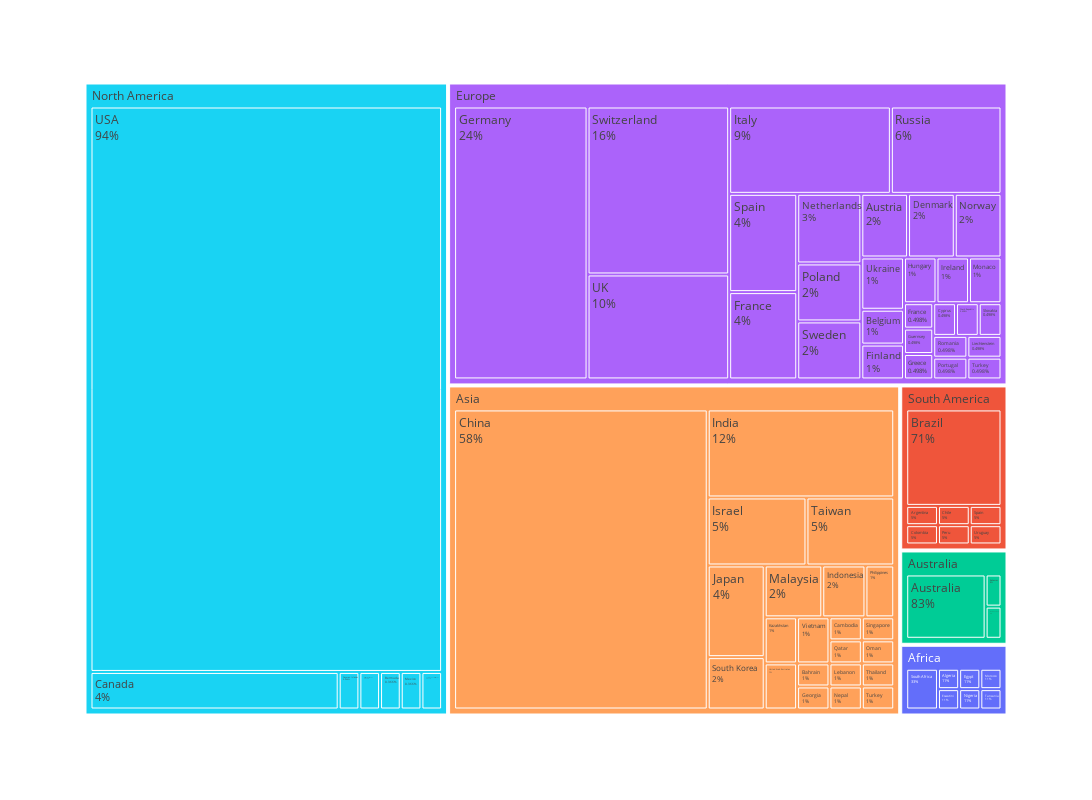

Notebook code for this chart:
### Code cell
fig = px.treemap(gr_cat, width=1280, height=800,
                 path=['Continent', 'Country'], values='size',
                 color='Continent')
fig.update_traces(textinfo="label+percent parent")
fig.show()

### Figure 1 — Plotly figure (JSON) as saved in the notebook; plotly's stock layout.template omitted (floating-point values rounded to 4 significant figures)
{"data": [{"branchvalues": "total", "customdata": [["Africa"], ["South America"], ["Australia"], ["Europe"], ["Australia"], ["Asia"], ["Europe"], ["Africa"], ["Europe"], ["Europe"], ["Asia"], ["Europe"], ["Europe"], ["Africa"], ["Europe"], ["Europe"], ["Europe"], ["Europe"], ["Europe"], ["South America"], ["Asia"], ["South America"], ["Europe"], ["North America"], ["North America"], ["Asia"], ["North America"], ["South America"], ["North America"], ["Asia"], ["Europe"], ["Asia"], ["South America"], ["South America"], ["Europe"], ["Asia"], ["Africa"], ["Europe"], ["Asia"], ["Europe"], ["Europe"], ["Asia"], ["Europe"], ["Europe"], ["Asia"], ["Asia"], ["Europe"], ["Africa"], ["Europe"], ["Europe"], ["Asia"], ["Asia"], ["Asia"], ["Asia"], ["Asia"], ["Europe"], ["Africa"], ["Asia"], ["Europe"], ["Australia"], ["North America"], ["Africa"], ["Europe"], ["Europe"], ["Asia"], ["Asia"], ["Asia"], ["Europe"], ["Asia"], ["Europe"], ["South America"], ["Europe"], ["North America"], ["North America"], ["Asia"], ["Africa"], ["Asia"], ["Australia"], ["Europe"], ["North America"], ["South America"]], "domain": {"x": [0, 1], "y": [0, 1]}, "hovertemplate": "labels=%{label}<br>size=%{value}<br>parent=%{parent}<br>id=%{id}<br>Continent=%{customdata[0]}<extra></extra>", "ids": ["Africa/Algeria", "South America/Argentina", "Australia/Australia", "Europe/Austria", "Australia/Bahamas", "Asia/Bahrain", "Europe/Belgium", "Africa/Eswatini", "Europe/Finland", "Europe/France ", "Asia/Georgia", "Europe/Guernsey", "Europe/Greece", "Africa/Egypt", "Europe/Hungary", "Europe/Germany", "Europe/Denmark", "Europe/France", "Europe/Cyprus", "South America/Colombia", "Asia/China", "South America/Chile", "Europe/Czech Republic", "North America/Cayman Islands", "North America/Canada", "Asia/Cambodia", "North America/British Virgin Islands", "South America/Brazil", "North America/Bermuda", "Asia/Indonesia", "Europe/Ireland", "Asia/India", "South America/Peru", "South America/Spain", "Europe/Spain", "Asia/South Korea", "Africa/South Africa", "Europe/Slovakia", "Asia/Singapore", "Europe/Russia", "Europe/Romania", "Asia/Qatar", "Europe/Portugal", "Europe/Poland", "Asia/Philippines", "Asia/Oman", "Europe/Liechtenstein", "Africa/Nigeria", "Europe/Norway", "Europe/Italy", "Asia/Japan", "Asia/Kazakhstan", "Asia/Lebanon", "Asia/Malaysia", "Asia/Israel", "Europe/Monaco", "Africa/Morocco", "Asia/Nepal", "Europe/Netherlands", "Australia/New Zealand", "North America/Mexico", "Africa/Tanzania", "Europe/Sweden", "Europe/Switzerland", "Asia/Taiwan", "Asia/Thailand", "Asia/Turkey", "Europe/Turkey", "Asia/United Arab Emirates", "Europe/Ukraine", "South America/Uruguay", "Europe/UK", "North America/Turks and Caicos Islands", "North America/USA", "Asia/Vietnam", "Africa", "Asia", "Australia", "Europe", "North America", "South America"], "labels": ["Algeria", "Argentina", "Australia", "Austria", "Bahamas", "Bahrain", "Belgium", "Eswatini", "Finland", "France ", "Georgia", "Guernsey", "Greece", "Egypt", "Hungary", "Germany", "Denmark", "France", "Cyprus", "Colombia", "China", "Chile", "Czech Republic", "Cayman Islands", "Canada", "Cambodia", "British Virgin Islands", "Brazil", "Bermuda", "Indonesia", "Ireland", "India", "Peru", "Spain", "Spain", "South Korea", "South Africa", "Slovakia", "Singapore", "Russia", "Romania", "Qatar", "Portugal", "Poland", "Philippines", "Oman", "Liechtenstein", "Nigeria", "Norway", "Italy", "Japan", "Kazakhstan", "Lebanon", "Malaysia", "Israel", "Monaco", "Morocco", "Nepal", "Netherlands", "New Zealand", "Mexico", "Tanzania", "Sweden", "Switzerland", "Taiwan", "Thailand", "Turkey", "Turkey", "United Arab Emirates", "Ukraine", "Uruguay", "UK", "Turks and Caicos Islands", "USA", "Vietnam", "Africa", "Asia", "Australia", "Europe", "North America", "South America"], "marker": {"colors": ["#636efa", "#EF553B", "#00cc96", "#ab63fa", "#00cc96", "#FFA15A", "#ab63fa", "#636efa", "#ab63fa", "#ab63fa", "#FFA15A", "#ab63fa", "#ab63fa", "#636efa", "#ab63fa", "#ab63fa", "#ab63fa", "#ab63fa", "#ab63fa", "#EF553B", "#FFA15A", "#EF553B", "#ab63fa", "#19d3f3", "#19d3f3", "#FFA15A", "#19d3f3", "#EF553B", "#19d3f3", "#FFA15A", "#ab63fa", "#FFA15A", "#EF553B", "#EF553B", "#ab63fa", "#FFA15A", "#636efa", "#ab63fa", "#FFA15A", "#ab63fa", "#ab63fa", "#FFA15A", "#ab63fa", "#ab63fa", "#FFA15A", "#FFA15A", "#ab63fa", "#636efa", "#ab63fa", "#ab63fa", "#FFA15A", "#FFA15A", "#FFA15A", "#FFA15A", "#FFA15A", "#ab63fa", "#636efa", "#FFA15A", "#ab63fa", "#00cc96", "#19d3f3", "#636efa", "#ab63fa", "#ab63fa", "#FFA15A", "#FFA15A", "#FFA15A", "#ab63fa", "#FFA15A", "#ab63fa", "#EF553B", "#ab63fa", "#19d3f3", "#19d3f3", "#FFA15A", "#636efa", "#FFA15A", "#00cc96", "#ab63fa", "#19d3f3", "#EF553B"]}, "name": "", "parents": ["Africa", "South America", "Australia", "Europe", "Australia", "Asia", "Europe", "Africa", "Europe", "Europe", "Asia", "Europe", "Europe", "Africa", "Europe", "Europe", "Europe", "Europe", "Europe", "South America", "Asia", "South America", "Europe", "North America", "North America", "Asia", "North America", "South America", "North America", "Asia", "Europe", "Asia", "South America", "South America", "Europe", "Asia", "Africa", "Europe", "Asia", "Europe", "Europe", "Asia", "Europe", "Europe", "Asia", "Asia", "Europe", "Africa", "Europe", "Europe", "Asia", "Asia", "Asia", "Asia", "Asia", "Europe", "Africa", "Asia", "Europe", "Australia", "North America", "Africa", "Europe", "Europe", "Asia", "Asia", "Asia", "Europe", "Asia", "Europe", "South America", "Europe", "North America", "North America", "Asia", "", "", "", "", "", ""], "textinfo": "label+percent parent", "type": "treemap", "values": [1, 1, 10, 4, 1, 1, 2, 1, 2, 1, 1, 1, 1, 1, 2, 49, 4, 8, 1, 1, 102, 1, 1, 1, 12, 1, 1, 15, 1, 3, 2, 22, 1, 1, 9, 4, 3, 1, 1, 13, 1, 1, 1, 5, 2, 1, 1, 1, 4, 19, 7, 2, 1, 4, 9, 2, 1, 1, 6, 1, 1, 1, 5, 32, 8, 1, 1, 1, 2, 3, 1, 20, 1, 256, 2, 9, 177, 12, 201, 273, 21]}], "layout": {"height": 800, "legend": {"tracegroupgap": 0}, "margin": {"t": 60}, "width": 1280}}
